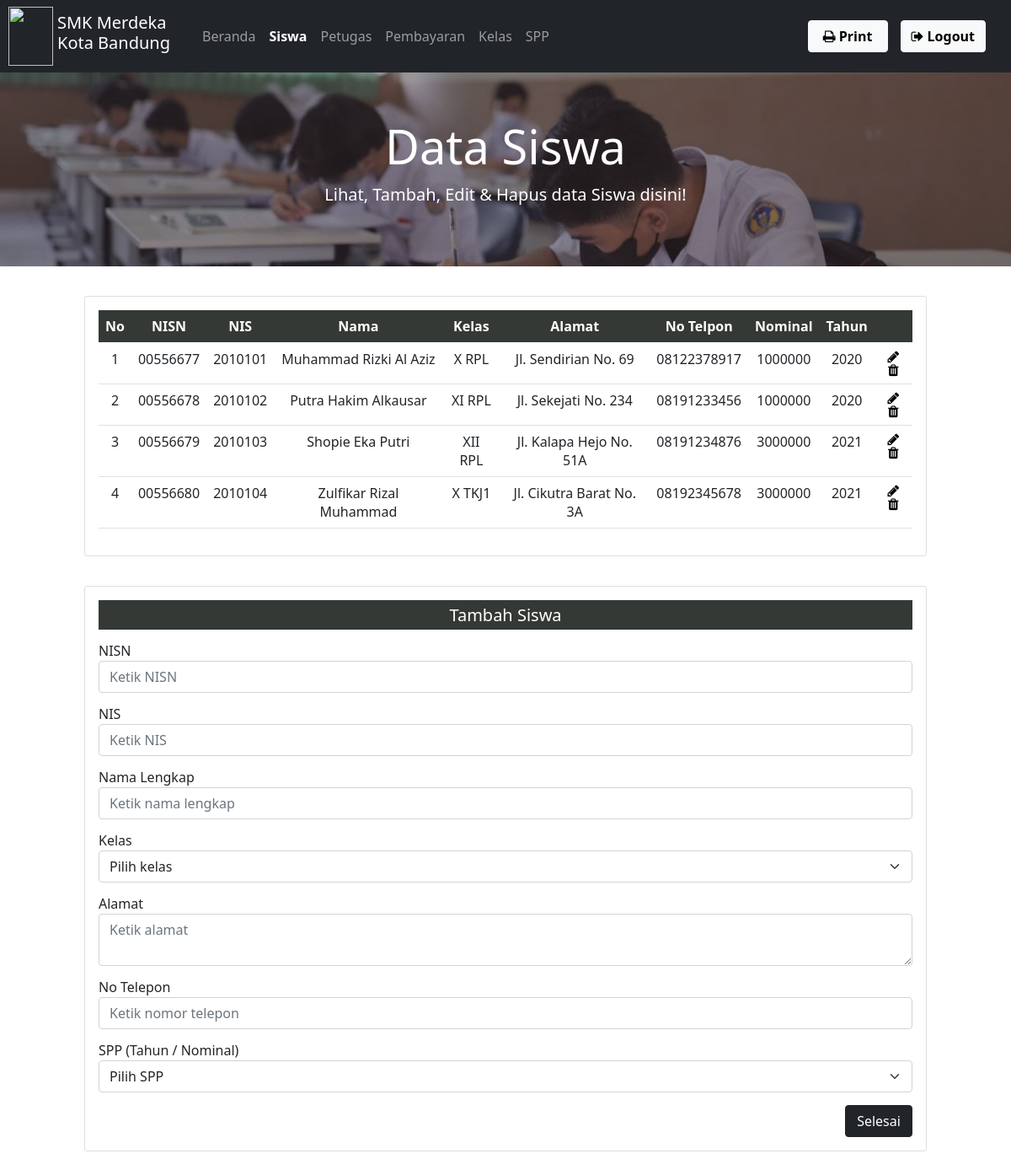
The app's page /siswa.php with its own data.
### tables this page shows
CREATE TABLE `siswa` (
  `nisn` varchar(10) NOT NULL,
  `nis` varchar(8) NOT NULL,
  `nama` varchar(35) NOT NULL,
  `kelas` varchar(35) NOT NULL,
  `alamat` text NOT NULL,
  `no_telp` varchar(14) NOT NULL,
  `id_spp` int(11) NOT NULL
);

CREATE TABLE `spp` (
  `id_spp` int(11) NOT NULL,
  `tahun` int(11) NOT NULL,
  `nominal` int(11) NOT NULL
);

### siswa.php (the view, shortened to what this page needs)
<html>
<head>
  <link rel="stylesheet" href="bootstrap/css/bootstrap.css" />
  <link rel="stylesheet" href="https://maxcdn.bootstrapcdn.com/font-awesome/4.5.0/css/font-awesome.min.css" />
</head>
<body>
    <nav class="navbar navbar-expand-lg navbar-dark bg-dark">
        <img src="img/logo_sekolah.png" width="53px" height="70px" alt="" style="margin-left: 10px;">
        <h5 style="margin-left:5px;" class="text-white">SMK Merdeka<br>Kota Bandung</h5>
        <div class="collapse navbar-collapse" id="navbarNav">
            <ul class="navbar-nav">
                <li class="nav-item active">
                    <a class="nav-link" href="index.php" style="margin-left: 30px;">Beranda</a>
                </li>
                <li class="nav-item active">
                    <a class="nav-link text-white" href="siswa.php"><b>Siswa</b></a>
                </li>
                <li class="nav-item active">
                    <a class="nav-link" href="petugas.php">Petugas</a>
                </li>
                <li class="nav-item active">
                    <a class="nav-link" href="pembayaran.php">Pembayaran</a>
                </li>
                <li class="nav-item active">
                    <a class="nav-link" href="kelas.php">Kelas</a>
                </li>
                <li class="nav-item active">
                    <a class="nav-link" href="spp.php">SPP</a>
                </li>
            </ul>
        </div>
        <a href="cetak-siswa.php" class="btn btn-light" style="margin-right: 15px; width: 95px;" target="_BLANK"><b><i class="fa fa-print"></i> Print</b></a>
        <a href="login.php" class="btn btn-light" style="margin-right: 30px;"><b><i class="fa fa-sign-out"></i> Logout</b></a>
    </nav>
    <div class="d-flex justify-content-center align-items-center" style="height: 230px;background-image: url(img/siswa-bg.png); background-position: center; background-size:cover;">
        <div class="text-center text-white">
            <h2 class="display-4"><b>Data Siswa</b></h2>
            <p class="lead">Lihat, Tambah, Edit & Hapus data Siswa disini!</p>
        </div>
    </div>
    <div class="card col-md-10 mx-auto" style="margin-top:35px ; ">
        <div class="card-body">
            <table class="table text-center">
                <thead style="background-color: #353935;">
                    <tr>
                        <th scope="col" class="text-white">No</th>
                        <th scope="col" class="text-white">NISN</th>
                        <th scope="col" class="text-white">NIS</th>
                        <th scope="col" class="text-white">Nama</th>
                        <th scope="col" class="text-white">Kelas</th>
                        <th scope="col" class="text-white">Alamat</th>
                        <th scope="col" class="text-white">No Telpon</th>
                        <th scope="col" class="text-white">Nominal</th>
                        <th scope="col" class="text-white">Tahun</th>
                        <th scope="col" class="text-white"></th>
                    </tr>
                </thead>
                <tbody>
                    <?php
                    include 'koneksi.php';
                    $no = 1;
                    $data = mysqli_query($koneksi, "select * from siswa as a LEFT JOIN spp as b ON a.id_spp = b.id_spp;");
                    while ($d = mysqli_fetch_array($data)) {
                    ?>
                        <tr>
                            <td><?php echo $no++; ?></td>
                            <td><?php echo $d['nisn']; ?></td>
                            <td><?php echo $d['nis']; ?></td>
                            <td><?php echo $d['nama']; ?></td>
                            <td><?php echo $d['kelas']; ?></td>
                            <td><?php echo $d['alamat']; ?></td>
                            <td><?php echo $d['no_telp']; ?></td>
                            <td><?php echo $d['nominal']; ?></td>
                            <td><?php echo $d['tahun']; ?></td>
                            <td>
                                <a href="edit-siswa.php?nisn=<?php echo $d['nisn']; ?>"><b><i class="fa fa-pencil" style="color: black;"></i></b></a>
                                <a href="delete-siswa.php?nisn=<?php echo $d['nisn']; ?>"><b><i class="fa fa-trash" style="color: black;"></i></b></a>
                            </td>
                        </tr>
                    <?php
                    }
                    ?>
                </tbody>
            </table>
        </div>
    </div>
    <div class="card col-md-10 mx-auto" style="margin-top:35px ; ">
        <div class="card-body">
            <h5 class="text-center text-white d-flex justify-content-center align-items-center" style="background-color: #353935; height: 35px;">Tambah Siswa</h5>
            <form method="POST" action="input-siswa.php">
                <div class="form-group" style="margin-top: 13px;">
                    <label for="nisn">NISN</label>
                    <input type="number" class="form-control" name="nisn" placeholder="Ketik NISN">
                </div>
                <div class="form-group" style="margin-top: 13px;">
                    <label for="nis">NIS</label>
                    <input type="number" class="form-control" name="nis" placeholder="Ketik NIS">
                </div>
                <div class="form-group" style="margin-top: 13px;">
                    <label for="nama">Nama Lengkap</label>
                    <input type="text" class="form-control" name="nama" placeholder="Ketik nama lengkap">
                </div>
                <div class="form-group" style="margin-top: 13px;">
                    <label for="kelas">Kelas</label>
                    <select class="form-select" name="kelas">
                        <option>Pilih kelas</option>
                </select>
                </div>
                <div class="form-group" style="margin-top: 13px;">
                    <label for="alamat">Alamat</label>
                    <textarea class="form-control" name="alamat" placeholder="Ketik alamat"></textarea>
                </div>
                <div class="form-group" style="margin-top: 13px;">
                    <label for="no_telp">No Telepon</label>
                    <input type="number" class="form-control" name="no_telp" placeholder="Ketik nomor telepon">
                </div>
                <div class="form-group" style="margin-top: 13px;">
                    <label for="id_spp">SPP (Tahun / Nominal)</label>
                    <select class="form-select" name="id_spp">
                        <option>Pilih SPP</option>
                </select>
                </div>
                <button class="btn btn-dark float-end" type="submit" style="margin-top: 15px; width: 80px;">Selesai</button>
            </form>
        </div>
    </div>
    <br>
    <br>
    <br>
</body>
</html>

### records on screen
siswa: nisn "00556677", nis "2010101", nama "Muhammad Rizki Al Aziz", kelas "X RPL", alamat "Jl. Sendirian No. 69", no_telp "08122378917", id_spp.nominal "1000000", id_spp.tahun "2020"
siswa: nisn "00556678", nis "2010102", nama "Putra Hakim Alkausar", kelas "XI RPL", alamat "Jl. Sekejati No. 234", no_telp "08191233456", id_spp.nominal "1000000", id_spp.tahun "2020"
siswa: nisn "00556679", nis "2010103", nama "Shopie Eka Putri", kelas "XII RPL", alamat "Jl. Kalapa Hejo No. 51A", no_telp "08191234876", id_spp.nominal "3000000", id_spp.tahun "2021"
siswa: nisn "00556680", nis "2010104", nama "Zulfikar Rizal Muhammad", kelas "X TKJ1", alamat "Jl. Cikutra Barat No. 3A", no_telp "08192345678", id_spp.nominal "3000000", id_spp.tahun "2021"
